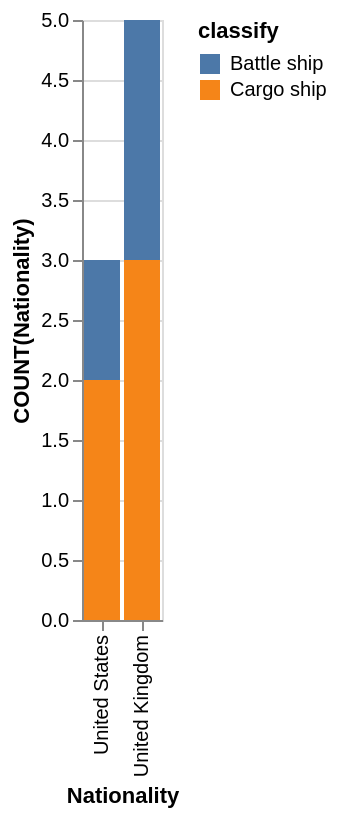

The specification (Vega-Lite) saved for this image:
### Vega-Lite specification from a JSON file in a GitHub repository (floating-point values rounded to 4 significant figures)
{"data": {"values": [{"x_data": "United States", "y_data": 1, "classify": "Battle ship"}, {"x_data": "United Kingdom", "y_data": 2, "classify": "Battle ship"}, {"x_data": "United States", "y_data": 2, "classify": "Cargo ship"}, {"x_data": "United Kingdom", "y_data": 3, "classify": "Cargo ship"}]}, "mark": "bar", "encoding": {"x": {"field": "x_data", "type": "nominal", "title": "Nationality", "sort": "descending"}, "y": {"field": "y_data", "type": "quantitative", "title": "COUNT(Nationality)"}, "color": {"field": "classify"}}}
